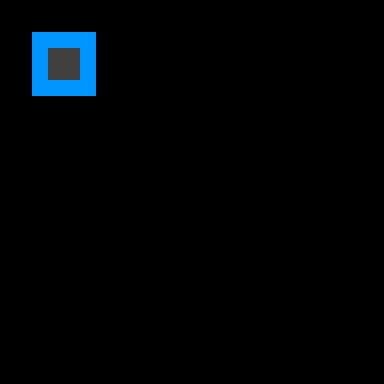

Below is a game level as drawn by its tile map, then a one-line description and the .tmx that defines it (tile-layer data replaced by summaries):
An orthogonal 24x24 tile map with 16x16 px tiles, 3 tile layers (regions, input_set, inputnot_set), 9 hidden layers not drawn.

<map version="1.0" orientation="orthogonal" renderorder="right-down" width="24" height="24" tilewidth="16" tileheight="16" nextobjectid="6">
 <properties>
  <property name="NoOverlappingRules" value="true" />
 </properties>
 <tileset firstgid="1" name="ruleset" tilewidth="16" tileheight="16" tilecount="60" columns="10">
  <image source="../tilesets/ruleset.png" width="160" height="96" />
 </tileset>
 <layer name="regions" width="24" height="24">
  <data>[576 cells, 16 non-empty, 1 distinct tile ids]</data>
 </layer>
 <layer name="input_set" width="24" height="24">
  <data>[576 cells, 4 non-empty, 1 distinct tile ids]</data>
 </layer>
 <layer name="inputnot_set" width="24" height="24">
  <data>[576 cells, 12 non-empty, 1 distinct tile ids]</data>
 </layer>
 <layer name="output1_set" width="24" height="24" visible="0">
  <data>[576 cells, 4 non-empty, 1 distinct tile ids]</data>
 </layer>
 <layer name="output2_set" width="24" height="24" visible="0">
  <data>[576 cells, 4 non-empty, 1 distinct tile ids]</data>
 </layer>
 <layer name="output3_set" width="24" height="24" visible="0">
  <data>[576 cells, 4 non-empty, 1 distinct tile ids]</data>
 </layer>
 <layer name="output4_set" width="24" height="24" visible="0">
  <data>[576 cells, 4 non-empty, 1 distinct tile ids]</data>
 </layer>
 <layer name="output5_set" width="24" height="24" visible="0">
  <data>[576 cells, 4 non-empty, 1 distinct tile ids]</data>
 </layer>
 <layer name="output6_set" width="24" height="24" visible="0">
  <data>[576 cells, 4 non-empty, 1 distinct tile ids]</data>
 </layer>
 <layer name="output7_set" width="24" height="24" visible="0">
  <data>[576 cells, 4 non-empty, 1 distinct tile ids]</data>
 </layer>
 <layer name="output8_set" width="24" height="24" visible="0">
  <data>[576 cells, 4 non-empty, 1 distinct tile ids]</data>
 </layer>
 <layer name="output9_set" width="24" height="24" visible="0">
  <data>[576 cells, 4 non-empty, 1 distinct tile ids]</data>
 </layer>
</map>
